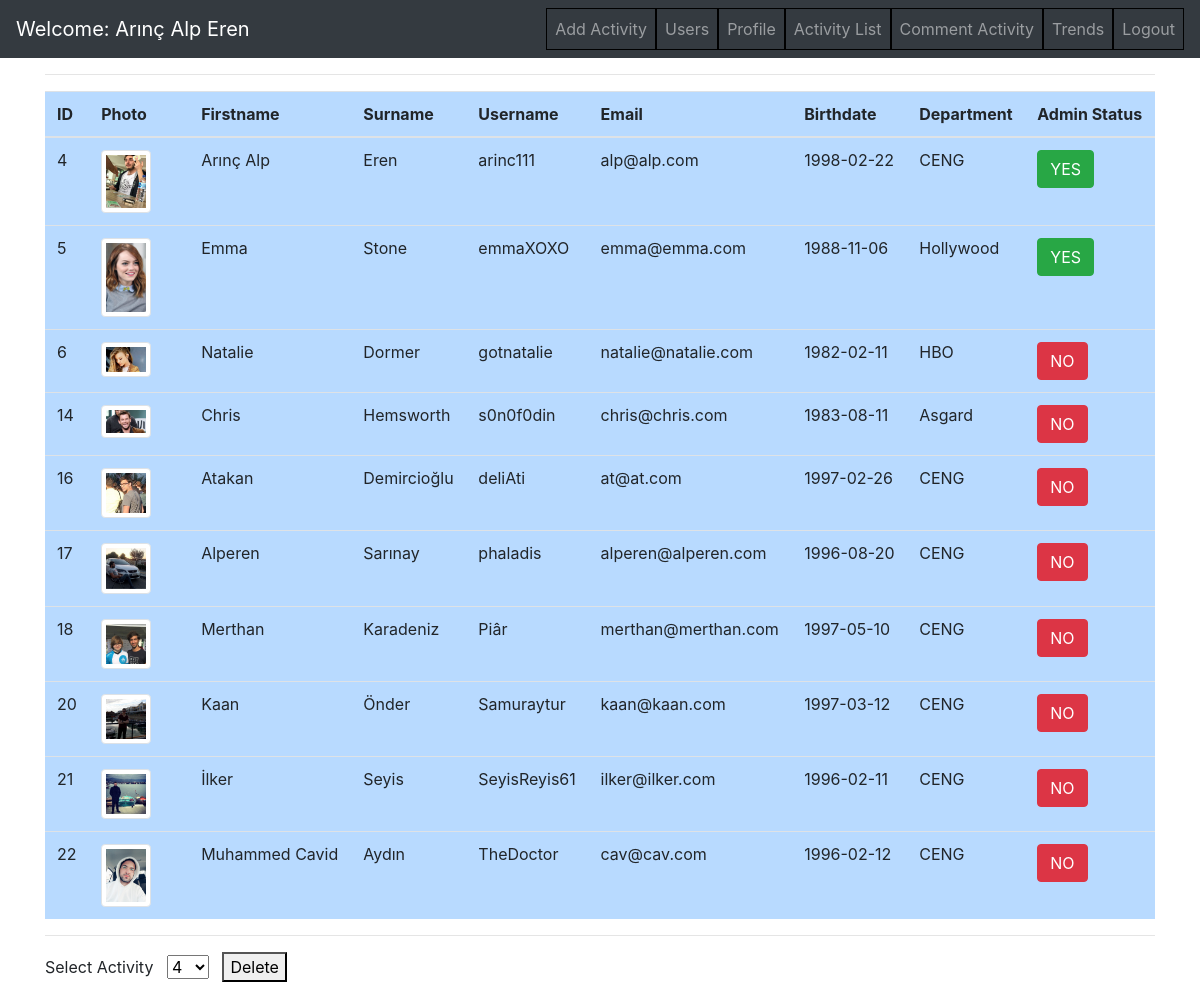
/project/ListAllUsers.php (signed in), run on the app's committed database.
### tables this page shows
CREATE TABLE `users` (
  `ID` int(11) NOT NULL,
  `Firstname` varchar(255) NOT NULL,
  `Surname` varchar(255) NOT NULL,
  `Username` varchar(255) NOT NULL,
  `Email` varchar(255) NOT NULL,
  `Birthdate` date NOT NULL,
  `Department` varchar(255) NOT NULL,
  `Password` varchar(255) NOT NULL,
  `Photo` varchar(255) NOT NULL,
  `Admin` int(11) NOT NULL
);

### project/ListAllUsers.php (the view, shortened to what this page needs)
<?php
	include_once ("DbConnection.php");
	$Firstname=$_SESSION['loggeduser_firstname'];
	$Surname=$_SESSION['loggeduser_surname'];
	$Admin = $_SESSION['loggeduser_admin'];
?>
<head>
    <link rel="stylesheet" href="https://cdnjs.cloudflare.com/ajax/libs/twitter-bootstrap/4.0.0/css/bootstrap.min.css">
</head>
<body>
<nav class="navbar navbar-dark bg-dark navbar-expand-lg">
    <a class="navbar-brand" href="http://localhost:8080/project/Home.php">
        <?php
            echo 'Welcome: '.$Firstname.' '.$Surname;
        ?>
    </a>
    <div class="collapse navbar-collapse" id="navbarSupportedContent">
        <ul class="nav navbar-nav ml-auto">
            <?php
				if($Admin==1)
				{
					echo'
							<li class="nav-item"><a class="nav-link" href="http://localhost:8080/project/AddActivity.php">Add Activity</a></li>
							<li class="nav-item"><a class="nav-link" href="http://localhost:8080/project/ListAllUsers.php">Users</a></li>
						';
				}
				echo'
						<li class="nav-item"><a class="nav-link" href="http://localhost:8080/project/Profile.php">Profile</a></li>
                        <li class="nav-item"><a class="nav-link" href="http://localhost:8080/project/ActivityList.php">Activity List</a></li>
                        <li class="nav-item"><a class="nav-link" href="http://localhost:8080/project/VoteActivity.php">Comment Activity</a></li>
						<li class="nav-item"><a class="nav-link" href="http://localhost:8080/project/Trending.php">Trends</a></li>
						<li class="nav-item"><a class="nav-link" href="http://localhost:8080/project/Logout.php">Logout</a></li>
					';
            ?>
        </ul>
    </div>
</nav>
<div class="container">
            <table class="table table-primary">
                <thead>
                <tr>
                    <th>ID</th>
                    <th>Photo</th>
                    <th>Firstname</th>
                    <th>Surname</th>
                    <th>Username</th>
                    <th>Email</th>
                    <th>Birthdate</th>
                    <th>Department</th>
                    <th>Admin Status</th>
                </tr>
                </thead>
                <tbody>
                <?php
					$select="SELECT * FROM users";
					$query=mysqli_query($DB_Connection,$select);
					echo "<hr><tr>";
					while($result=mysqli_fetch_array($query,MYSQLI_NUM))
					{
                        if($result[9] == 1)
                            $buttonstring = "<button class='btn btn-success'>YES</button>";
                        else
                            $buttonstring = "<button class='btn btn-danger'>NO</button>";
                            $link = "OtherUserPage.php?user_id=".$result[0];
						echo"
                            <tr>
                            <td>".$result[0]."</td>
                            <td width=100><a href=".$link.">
                                    <img src='".$result[8]."' class='img-thumbnail' alt='PP' width=50 height=50/></a>&nbsp</td>
							<td>".$result[1]."</td>
							<td>".$result[2]."</td>
                            <td>".$result[3]."</td>
                            <td>".$result[4]."</td>
							<td>".$result[5]."</td>
							<td>".$result[6]."</td>
                            <td>".$buttonstring."</td>
							</tr>
                            ";
                    }
                ?>
                </tbody>
            </table>
            <?php
            if($Admin==1)
             {
                $query = mysqli_query($DB_Connection,"SELECT ID FROM users");
                echo '<hr><form method="post">';
                echo 'Select Activity &nbsp <select name="dropdown">';
                while ($result=mysqli_fetch_array($query,MYSQLI_NUM))
                    echo '<option value='.$result[0].'>'.$result[0].'</option>';
                echo '</select> &nbsp';
                echo' <button type="submit">Delete</button>';
                echo '</form>';
            }
            ?>
</div>
</body>
</html>

### project/ListAllUsers.php (style rules this page uses)
li { list-style-position:inside; border: 1px solid black; }

### data on the page
users: ID "4", Photo (picture), Firstname "Arınç Alp", Surname "Eren", Username "arinc111", Email "alp@alp.com", Birthdate "1998-02-22", Department "CENG", Admin "YES"
users: ID "5", Photo (picture), Firstname "Emma", Surname "Stone", Username "emmaXOXO", Email "emma@emma.com", Birthdate "1988-11-06", Department "Hollywood", Admin "YES"
users: ID "6", Photo (picture), Firstname "Natalie", Surname "Dormer", Username "gotnatalie", Email "natalie@natalie.com", Birthdate "1982-02-11", Department "HBO", Admin "NO"
users: ID "14", Photo (picture), Firstname "Chris", Surname "Hemsworth", Username "s0n0f0din", Email "chris@chris.com", Birthdate "1983-08-11", Department "Asgard", Admin "NO"
users: ID "16", Photo (picture), Firstname "Atakan", Surname "Demircioğlu", Username "deliAti", Email "at@at.com", Birthdate "1997-02-26", Department "CENG", Admin "NO"
users: ID "17", Photo (picture), Firstname "Alperen", Surname "Sarınay", Username "phaladis", Email "alperen@alperen.com", Birthdate "1996-08-20", Department "CENG", Admin "NO"
users: ID "18", Photo (picture), Firstname "Merthan", Surname "Karadeniz", Username "Piâr", Email "merthan@merthan.com", Birthdate "1997-05-10", Department "CENG", Admin "NO"
users: ID "20", Photo (picture), Firstname "Kaan", Surname "Önder", Username "Samuraytur", Email "kaan@kaan.com", Birthdate "1997-03-12", Department "CENG", Admin "NO"
users: ID "21", Photo (picture), Firstname "İlker", Surname "Seyis", Username "SeyisReyis61", Email "ilker@ilker.com", Birthdate "1996-02-11", Department "CENG", Admin "NO"
users: ID "22", Photo (picture), Firstname "Muhammed Cavid", Surname "Aydın", Username "TheDoctor", Email "cav@cav.com", Birthdate "1996-02-12", Department "CENG", Admin "NO"

### other printed values
$Firstname "Arınç Alp"
$Surname "Eren"
form field dropdown "4"
